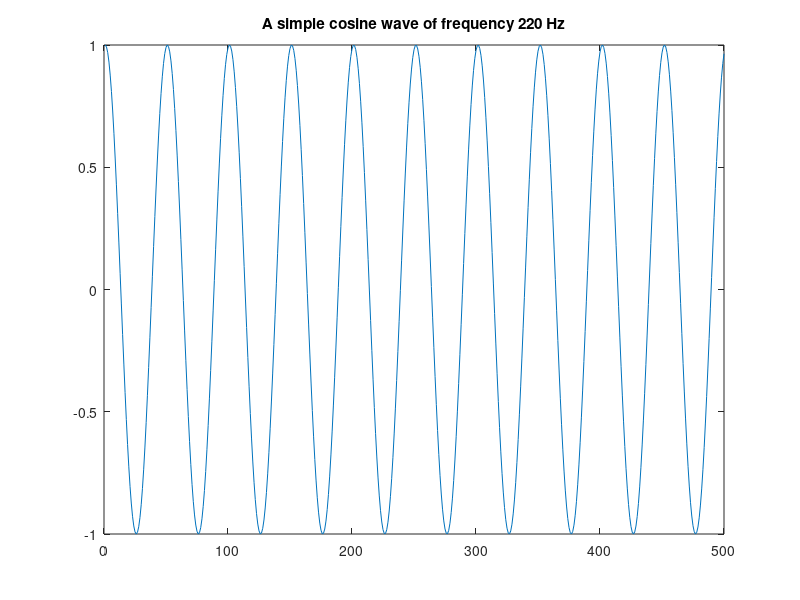

Write the MATLAB code that produced this figure.
amp = 1;
F_s = 11025;
F_w = 220;
nsec = 2;
dur = nsec*F_s;

n = 0:dur;

y = amp*cos(2*pi*n*F_w/F_s);

figure(4)
plot(y(1:500))
title('A simple cosine wave of frequency 220 Hz')

soundsc(y, F_s)